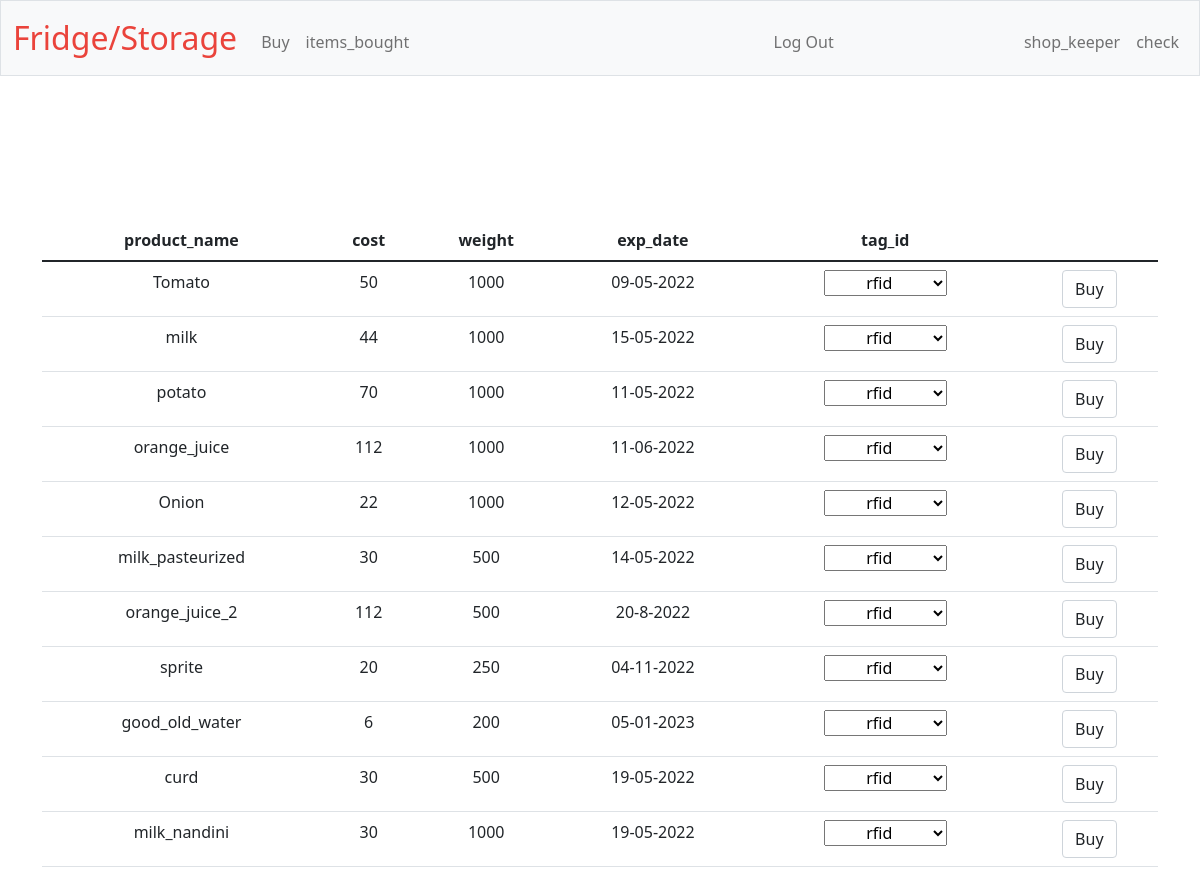
The app's page /buy (signed in) with its own data.
### tables this page shows
CREATE TABLE items(
    id INTEGER PRIMARY KEY AUTOINCREMENT,
    product_name TEXT,
    cost INTEGER,
    weight INTEGER,
    exp_date DATE,
UNIQUE (product_name));

### app.py (the view)
@app.route("/buy", methods=["GET", "POST"])
@login_required
def buy():
    if request.method == "POST":
        selected = request.form.get("rfid")
        print(selected)
        pname = request.form.get("pname")
        pcost = request.form.get("pcost")
        pweight = request.form.get("pweight")
        phidden = request.form.get("phidden")
        print(pname,pcost,pweight,phidden)
        today = date.today()
        today = today.strftime('%d-%m-%Y')
        db.execute("INSERT INTO transactions (user_id,badge_number,product_name,amount,exp_date,bought_date,bought_how,now_amount,status) VALUES (?,?,?,?,?,?,?,?,?)",session["user_id"],selected,pname,pweight,phidden,today,"online",0,0)
        list_of_rfid = db.execute("SELECT tag_id FROM tag")
        print(list_of_rfid)
        if selected not in list_of_rfid:
            db.execute("UPDATE tag SET status = ? WHERE tag_id = ?",0,selected)
            return redirect("/buy")
        else:
            return apology("nice try")
    else:
        items = db.execute("SELECT product_name,cost,weight,exp_date FROM items")
        available_tags = db.execute("SELECT tag_id FROM tag WHERE status = 1")
        print(available_tags)
        return render_template("buy.html",items = items,available_tags = available_tags)

### app.py (called while the page is built)
@app.after_request
def after_request(response):
    response.headers["Cache-Control"] = "no-cache, no-store, must-revalidate"
    response.headers["Expires"] = 0
    response.headers["Pragma"] = "no-cache"
    return response

### helpers.py (called while the page is built)
def login_required(f):
    @wraps(f)
    def decorated_function(*args, **kwargs):
        if session.get("user_id") is None:
            return redirect("/login")
        return f(*args, **kwargs)
    return decorated_function

### templates/buy.html (shortened to what this page needs)
{%extends "layout.html"%}
{% block main%}
<div class="container py-5 text-center"></div>
<table class = "table tablestriped">
    <thead>
        <tr>
            <th>
                product_name
            </th>
            <th>
                cost
            </th>
            <th>
                weight
            </th>
            <th>
                exp_date
            </th>
            <th>
                tag_id
            </th>
            <th>
            </th>
        </tr>
    </thead>
    <tbody>
        {%for values in items%}
        <form action="/buy" method="POST">
        <tr>
            <td>
                {{values["product_name"]}}
            </td>
            <td>
                {{values["cost"]}}
            </td>
            <td>
                {{values["weight"]}}
            </td>
            <td>
                {{values["exp_date"]}}
            </td>
                <td>
                    <select type = "hidden" name = "rfid">
                        <option class="container py-5 text-center"disable selected>rfid</option>
                    </select>
                </td>
                <td>
                    <button type = "submit" class="form-control mx-auto w-auto" >Buy</button>
                </td>
        </tr>
        </form>
        {%endfor%}
    </tbody>
</table>
{% endblock %}

### records on screen
items: product_name "Tomato", cost "50", weight "1000", exp_date "09-05-2022"
items: product_name "milk", cost "44", weight "1000", exp_date "15-05-2022"
items: product_name "potato", cost "70", weight "1000", exp_date "11-05-2022"
items: product_name "orange_juice", cost "112", weight "1000", exp_date "11-06-2022"
items: product_name "Onion", cost "22", weight "1000", exp_date "12-05-2022"
items: product_name "milk_pasteurized", cost "30", weight "500", exp_date "14-05-2022"
items: product_name "orange_juice_2", cost "112", weight "500", exp_date "20-8-2022"
items: product_name "sprite", cost "20", weight "250", exp_date "04-11-2022"
items: product_name "good_old_water", cost "6", weight "200", exp_date "05-01-2023"
items: product_name "curd", cost "30", weight "500", exp_date "19-05-2022"
items: product_name "milk_nandini", cost "30", weight "1000", exp_date "19-05-2022"
